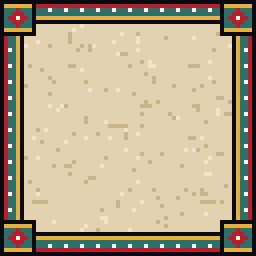
#> input picture CheonMyeong_Resources/Art_Raw/ui_kit/frame_panel_64.png, 64 x 64 px, found by its file name (shown 4 times larger)
$ python panel128.py
#> lines starting #> are read from the running program, lines starting #| are printed output that depends on the picture
#> in panel, `im = Image.new('RGBA', (S, S))`: im: PIL image 128x128 RGBA; every value is 0
# 창 · 패널 128x128 — 더 밝은 한지 + 오방색 띠 (단청 무늬 대신)
import random, sys
from PIL import Image, ImageDraw
sys.path.insert(0, '.')
H = lambda c: tuple(int(c[i:i + 2], 16) for i in (1, 3, 5)) + (255,)
INK = H('#0B0A10'); BLUE = H('#2A5CAA'); RED = H('#D7263D'); YEL = H('#F2C230'); WHITE = H('#FFFDF5')
HJ = H('#F1E6CC'); HJ_L = H('#FBF4E4'); HJ_D = H('#DCCBA5')
def hanji(im, box, seed=1):
#> called with box = (0, 0, 127, 127), seed = 1
    x0, y0, x1, y1 = box; r = random.Random(seed); ImageDraw.Draw(im).rectangle(box, fill=HJ)
#> after `ImageDraw.Draw(im).rectangle(box, fill=HJ)`:
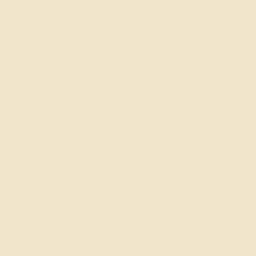
#> im: PIL image 128x128 RGBA (shown 2 times larger); mean R, G, B, A 241, 230, 204, 255
    for _ in range(int((x1 - x0) * (y1 - y0) * 0.05)): im.putpixel((r.randint(x0, x1), r.randint(y0, y1)), HJ_D if r.random() < .5 else HJ_L)
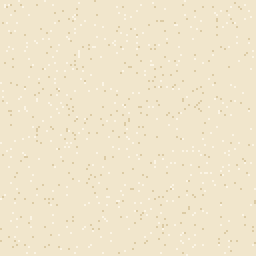
#> im: PIL image 128x128 RGBA (shown 2 times larger); mean R, G, B, A 240.8, 229.8, 203.7, 255
    for _ in range(int((x1 - x0) * (y1 - y0) * 0.003)):
        x, y = r.randint(x0, x1 - 4), r.randint(y0, y1)
        for k in range(r.randint(2, 5)): im.putpixel((min(x1, x + k), y), HJ_D)
#> this loop made 48 passes
#> (x, y) on passes 1 to 12: (52, 97), (61, 33), (62, 59), (48, 15), (76, 21), (86, 10), (10, 75), (44, 10), (9, 11), (45, 78), (68, 120), (108, 83)
def panel(S=128):
    im = Image.new('RGBA', (S, S)); hanji(im, (0, 0, S - 1, S - 1)); d = ImageDraw.Draw(im)
    # 바깥→안: 흑1 · 적3 · 백1 · 청3 · 황2 · 흑1  (두께 11)
    i = 0
    for c, w in [(INK, 1), (RED, 3), (WHITE, 1), (BLUE, 3), (YEL, 2), (INK, 1)]:
        for _ in range(w): d.rectangle((i, i, S - 1 - i, S - 1 - i), outline=c); i += 1
#> after the loop, i = 11
    # 청 띠 위 흰 점 (리듬)
    for x in range(8, S - 8, 6): im.putpixel((x, 6), WHITE); im.putpixel((x, S - 7), WHITE)
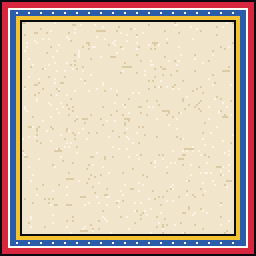
#> im: PIL image 128x128 RGBA (shown 2 times larger); mean R, G, B, A 209.4, 187.3, 170.1, 255
    for y in range(8, S - 8, 6): im.putpixel((6, y), WHITE); im.putpixel((S - 7, y), WHITE)
    # 모서리: 오방 무늬 16x16 (가운데 황, 동 청 · 서 백 · 남 적 · 북 흑)
    for cx, cy in [(0, 0), (S - 16, 0), (0, S - 16), (S - 16, S - 16)]:
        d.rectangle((cx, cy, cx + 15, cy + 15), fill=WHITE, outline=INK)
        d.polygon([(cx + 8, cy + 1), (cx + 14, cy + 7), (cx + 8, cy + 7)], fill=BLUE); d.polygon([(cx + 14, cy + 8), (cx + 8, cy + 14), (cx + 8, cy + 8)], fill=RED)
        d.polygon([(cx + 7, cy + 14), (cx + 1, cy + 8), (cx + 7, cy + 8)], fill=WHITE); d.polygon([(cx + 1, cy + 7), (cx + 7, cy + 1), (cx + 7, cy + 7)], fill=INK)
        d.polygon([(cx + 8, cy + 1), (cx + 14, cy + 8), (cx + 8, cy + 14), (cx + 1, cy + 8)], outline=INK)
        d.rectangle((cx + 6, cy + 6, cx + 9, cy + 9), fill=YEL, outline=INK)
    return im
if __name__ == '__main__':
    from variants import nine, GA, SH
    P = panel(); P.save('frame_panel_128.png')
#> after `P = panel()`:
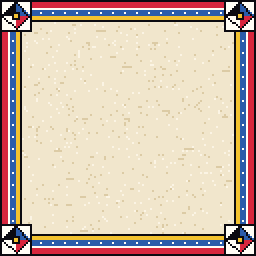
#> P: PIL image 128x128 RGBA (shown 2 times larger); mean R, G, B, A 208.2, 188.5, 171, 255
    old = Image.open('kit/frame_panel_64.png').convert('RGBA')
#> old is the input picture: PIL image 64x64 RGBA; mean R, G, B, A 179.2, 163.5, 135.2, 255
    bg = Image.open('/mnt/user-data/uploads/c/CM/cheonmyeong/Assets/Art/Lobby/background-Sheet.png').convert('RGBA').resize((640, 360), Image.BOX)
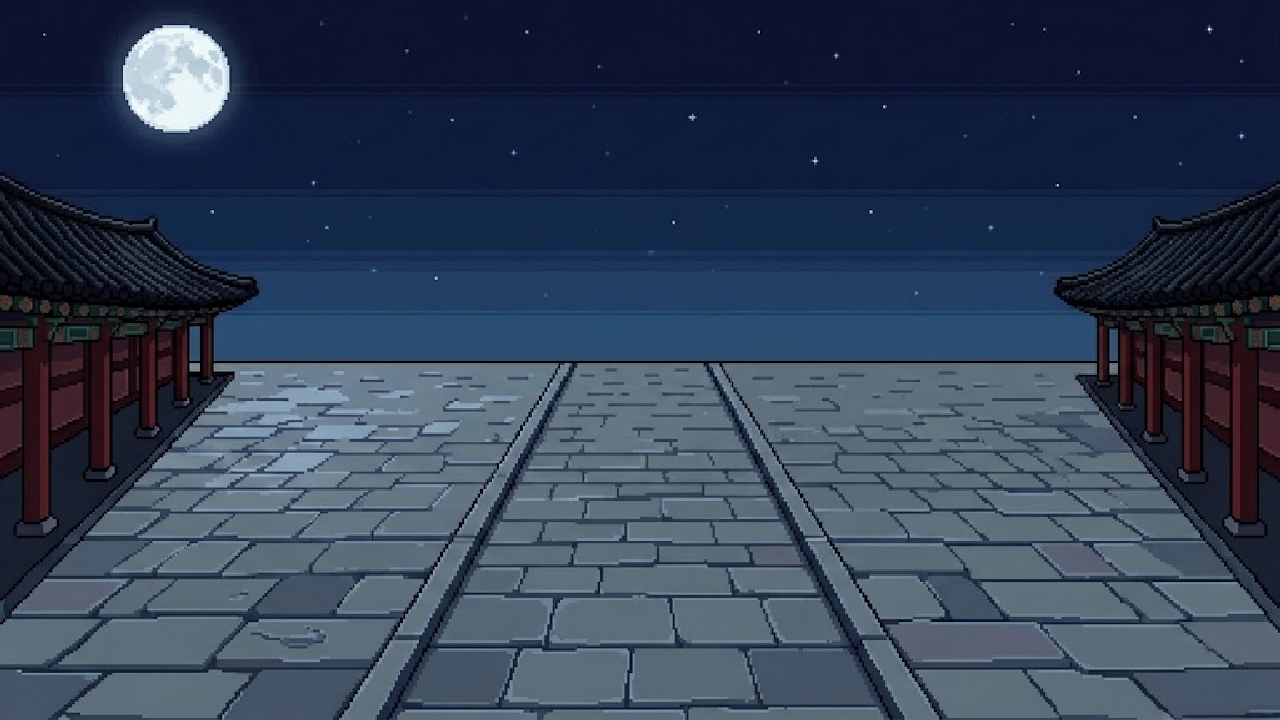
#> input picture Assets/Art/Lobby/background-Sheet.png, 1280 x 720 px, found by its file name
    bg.alpha_composite(Image.new('RGBA', (640, 360), (11, 16, 37, 185)))
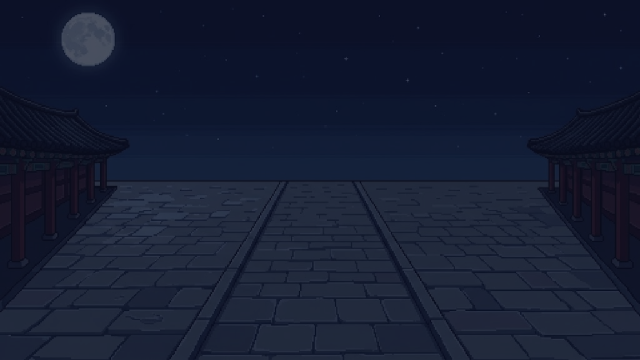
#> bg: PIL image 640x360 RGBA; mean R, G, B, A 22.1, 29.4, 50.5, 255
    d = ImageDraw.Draw(bg); d.fontmode = '1'
    for k, (im, b, lab) in enumerate([(old, 9, '지금 (B)'), (P, 16, '수정안 · 밝은 한지 + 오방색')]):
#> (the run stopped early here; a loop or call above may not have finished)
